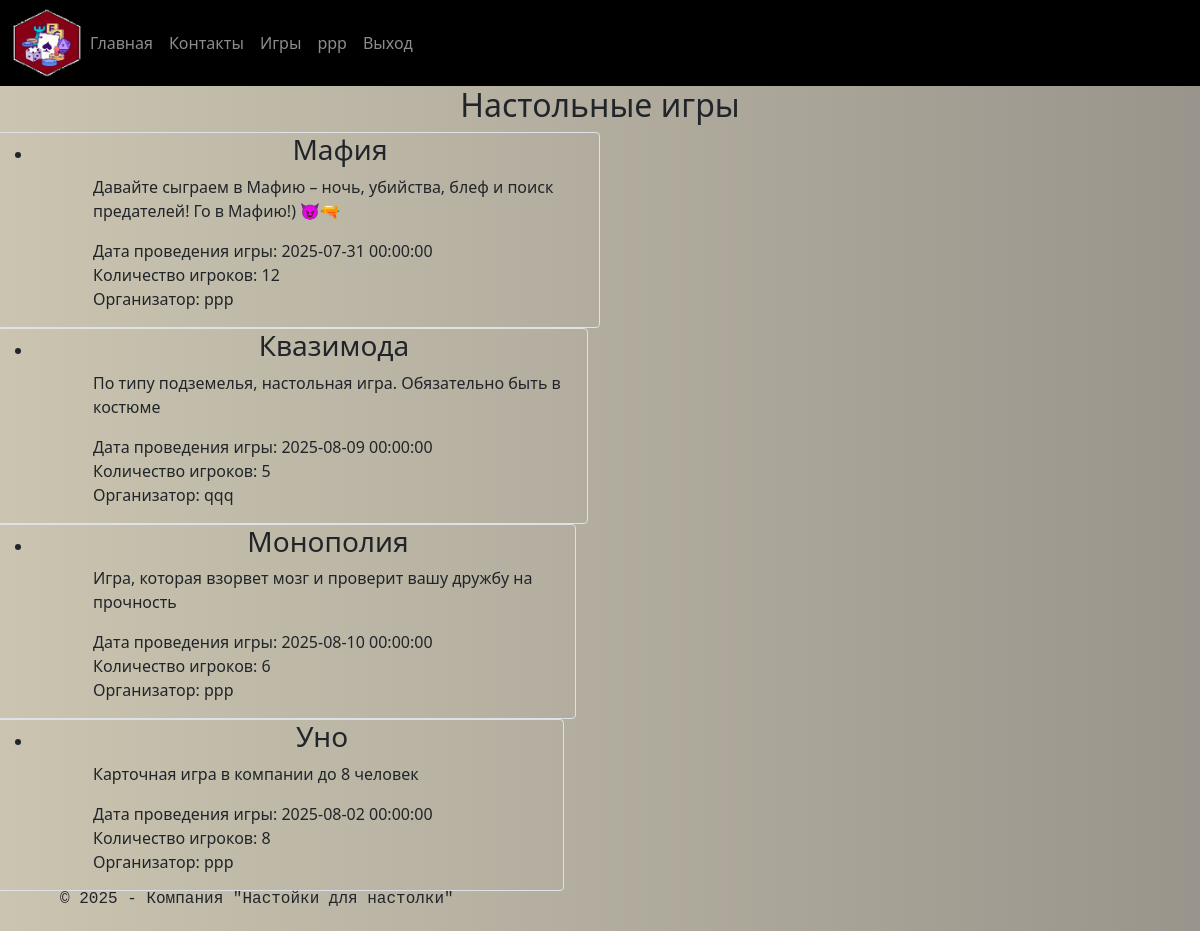
Screenshot of /boardgames (signed in) with the database file from the repository.
### data/users.py (models this page shows, shortened)
class Player(SqlAlchemyBase, UserMixin, SerializerMixin):
    __tablename__ = 'players'
    id = sqlalchemy.Column(sqlalchemy.Integer,
                           primary_key=True, autoincrement=True)
    name = sqlalchemy.Column(sqlalchemy.String, nullable=True)
    about = sqlalchemy.Column(sqlalchemy.String, nullable=True)
    email = sqlalchemy.Column(sqlalchemy.String, unique=True,
                              index=True, nullable=True)
    hashed_password = sqlalchemy.Column(sqlalchemy.String,
                                        nullable=True)
    level = sqlalchemy.Column(sqlalchemy.Integer, default=False,
                           autoincrement=True)
    create_date = sqlalchemy.Column(sqlalchemy.DateTime,
                                    default=datetime.datetime.now())
    games = orm.relationship("Games", back_populates='owner', lazy="joined")
    teams = orm.relationship("Teams", back_populates='owner', lazy="joined")

### data/games.py (models this page shows, shortened)
class Games(SqlAlchemyBase, SerializerMixin):
    __tablename__ = 'boardgames'
    id = sqlalchemy.Column(sqlalchemy.Integer,
                           primary_key=True, autoincrement=True)
    name_game = sqlalchemy.Column(sqlalchemy.String, nullable=True)
    content = sqlalchemy.Column(sqlalchemy.String, nullable=True)
    event_date = sqlalchemy.Column(sqlalchemy.DateTime)
    create_date = sqlalchemy.Column(sqlalchemy.DateTime,
                                    default=datetime.now())
    count_players = sqlalchemy.Column(sqlalchemy.Integer, nullable=True)
    owner_id = sqlalchemy.Column(sqlalchemy.Integer,
                                sqlalchemy.ForeignKey("players.id"))
    owner = orm.relationship('Player', back_populates="games")

### main.py (the view)
@app.route('/boardgames')
def show_games():
    db_sess = db_session.create_session()
    games = db_sess.query(Games).filter(Games.event_date >= datetime.now()).all()
    return render_template('games.html',
                           title='Настольные игры', games=games, datetime=datetime)

### data/db_session.py (called while the page is built)
def create_session() -> Session:
    global __factory
    return __factory()

### main.py (called while the page is built)
@login_manager.user_loader
def load_user(user_id):
    db_sess = db_session.create_session()
    return db_sess.get(Player, user_id)

### templates/games.html (shortened to what this page needs)
{% extends "base.html" %}
{% block content %}
<h2>Настольные игры</h2>
{% for item in games %}
<div class="row">
    <div class="col-md-6 border rounded">
        <ul>
            <li>
                <div class="position_on_page">
                <h3>{{item.name_game}}</h3>
                <p>{{item.content}}</p>
                <div>Дата проведения игры: {{item.event_date}}</div>
                <div>Количество игроков: {{item.count_players}}</div>
                <div>Организатор: {{item.owner.name}}</div>
                    </div>
            </li>
        </ul>
    </div>
    {% endfor %}
    {% endblock %}

### templates/base.html (shortened to what this page needs)
<!doctype html>
<html lang="ru">
<head>
    <link href="https://cdn.jsdelivr.net/npm/bootstrap@5.0.2/dist/css/bootstrap.min.css" rel="stylesheet"
>
    <link rel="stylesheet" href="{{url_for('static', filename='css/style.css')}}">
</head>
<body>
<header class="navbar navbar-expand-md navbar-dark bd-navbar">
    <nav class="container-xxl flex-wrap flex-md-nowrap" aria-label="Main navigation">
        <div class="collapse navbar-collapse" id="bdNavbar">
            <img src="/static/img/ikon.jpg" alt="" width="70" height="70">
            <ul class="navbar-nav flex-row flex-wrap bd-navbar-nav pt-2 py-md-0">
                <li class="nav-item col-6 col-md-auto">
                    <a href="/" class="nav-link p-2 ">Главная</a>
                </li>
                <li class="nav-item col-6 col-md-auto">
                    <a href="/contacts" class="nav-link p-2 ">Контакты</a>
                </li>
                <li class="nav-item col-6 col-md-auto">
                    <a href="/boardgames" class="nav-link p-2 ">Игры</a>
                </li>
                {% if current_user.is_authenticated %}
                <li class="nav-item col-6 col-md-auto">
                    <a href="/personal-page" class="nav-link p-2 ">{{current_user.name}}</a>
                <li class="nav-item col-6 col-md-auto">
                    <a href="/logout" class="nav-link p-2 ">Выход</a>
                </li>
                    {% else %}
                    <a href="/login" class="nav-link p-2 ">Авторизация</a>
                </li>
                <li class="nav-item col-6 col-md-auto">
                    <a href="/register" class="nav-link p-2 ">Регистрация</a>
                </li>
                {% endif %}
            </ul>
        </div>
    </nav>
</header>
<div class="row">
    <main>
        {% block content %}{% endblock %}
    </main>
</div>
<p>&nbsp;</p>
<div class="fixed-bottom padding-left position_on_page">
    <footer class="bg-black text-grey text-left py-1 font-monospace">
        <p>&copy; 2025 &dash; Компания "Настойки для настолки"</p>
    </footer>
</div>
</body>
</html>

### static/css/style.css (style rules this page uses)
h1, h2, h3 { text-align: center; }
.position_on_page { margin-left: 30px; padding-left: 30px; }
body { margin: 0; background: linear-gradient(to right, #CAC4B0, #99958C); }
.bd-navbar { padding: .50rem 0; background-color: #000000; }

### rows the page displays
Player: name "ppp"
Games: name_game "Мафия", content "Давайте сыграем в Мафию – ночь, убийства, блеф и поиск предателей! Го в Мафию!) 😈🔫", event_date "2025-07-31 00:00:00", count_players "12", owner.name "ppp"
Games: name_game "Квазимода", content "По типу подземелья, настольная игра. Обязательно быть в костюме", event_date "2025-08-09 00:00:00", count_players "5", owner.name "qqq"
Games: name_game "Монополия", content "Игра, которая взорвет мозг и проверит вашу дружбу на прочность", event_date "2025-08-10 00:00:00", count_players "6", owner.name "ppp"
Games: name_game "Уно", content "Карточная игра в компании до 8 человек", event_date "2025-08-02 00:00:00", count_players "8", owner.name "ppp"
